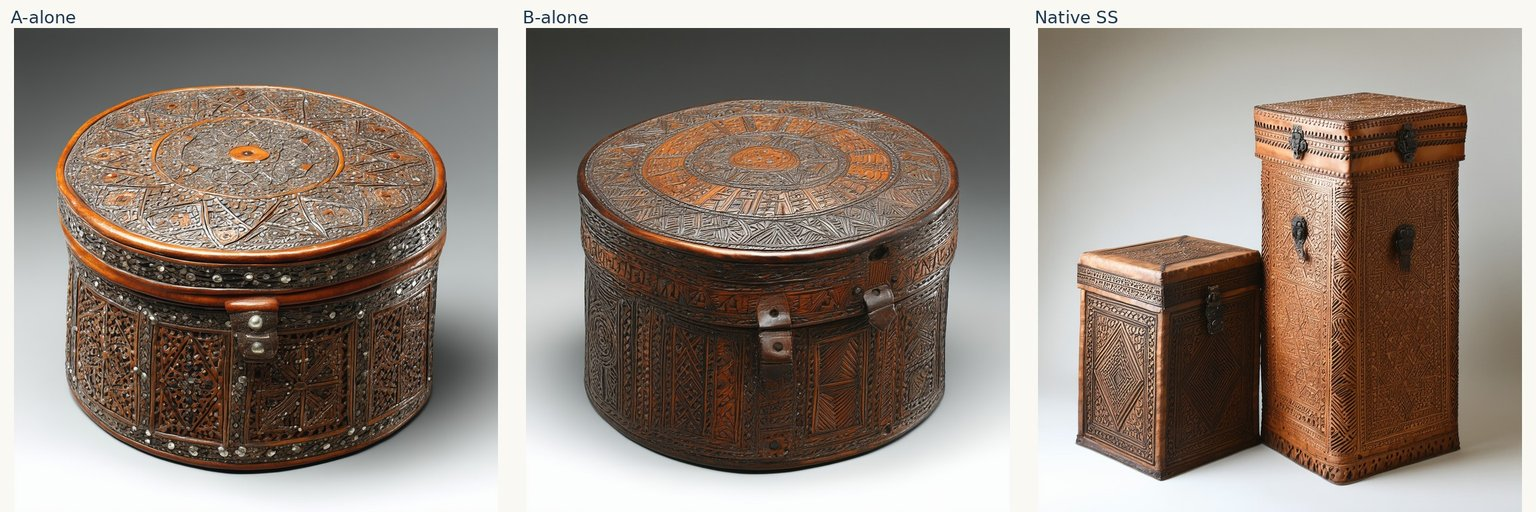
#> input picture data/Blind/2026_8_25_EXP_1/eval_0006.jpg, 1536 x 512 px
$ python make_sidebyside.py --left ../../data/Blind/2026_8_25_EXP_1/eval_0006.jpg --right ../../data/Blind/2026_8_25_EXP_1/eval_0011.jpg --out out.png
#> lines starting #> are read from the running program, lines starting #| are printed output that depends on the picture
"""Side-by-side comparison of two images with labels."""
import argparse
from pathlib import Path

from PIL import Image, ImageDraw, ImageFont


def load_font(size):
    for name in ("arial.ttf", "DejaVuSans.ttf", "segoeui.ttf"):
        try:
            return ImageFont.truetype(name, size)
        except OSError:
            continue
    return ImageFont.load_default()


def main():
    ap = argparse.ArgumentParser()
    ap.add_argument("--left", type=Path, required=True)
    ap.add_argument("--right", type=Path, required=True)
    ap.add_argument("--labels", nargs=2, default=["baseline", "v_fix"])
    ap.add_argument("--out", type=Path, required=True)
    args = ap.parse_args()

    a = Image.open(args.left).convert("RGB")
#> a is the input picture: PIL image 1536x512 RGB; mean R, G, B 147.3, 135.1, 125.5
    b = Image.open(args.right).convert("RGB")
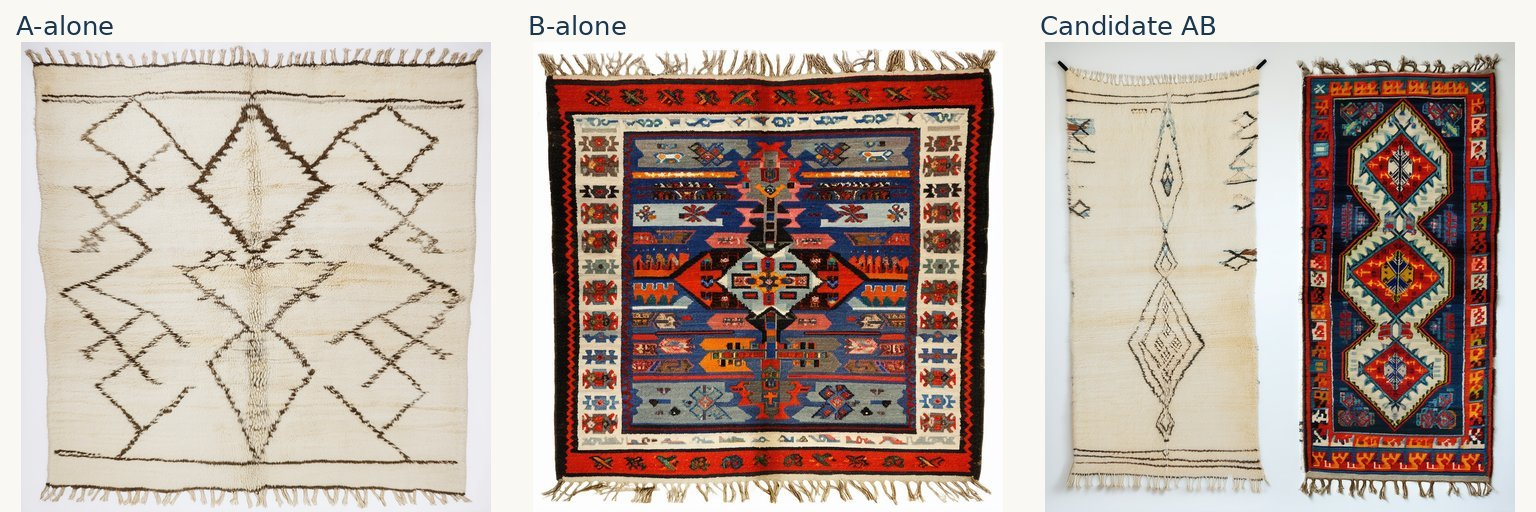
#> input picture data/Blind/2026_8_25_EXP_1/eval_0011.jpg, 1536 x 512 px
#> b is the input picture: PIL image 1536x512 RGB; mean R, G, B 187.4, 171.6, 161.7
    w, h = a.size
#> w = 1536; h = 512
    pad = 16
    label_h = 40
    font = load_font(26)
    canvas = Image.new("RGB", (2 * w + 3 * pad, h + label_h + 2 * pad), "white")
#> canvas: PIL image 3120x584 RGB; every value is 255
    draw = ImageDraw.Draw(canvas)
    draw.text((pad + 8, 8), args.labels[0], fill="black", font=font)
    draw.text((2 * pad + w + 8, 8), args.labels[1], fill="black", font=font)
    canvas.paste(a, (pad, label_h))
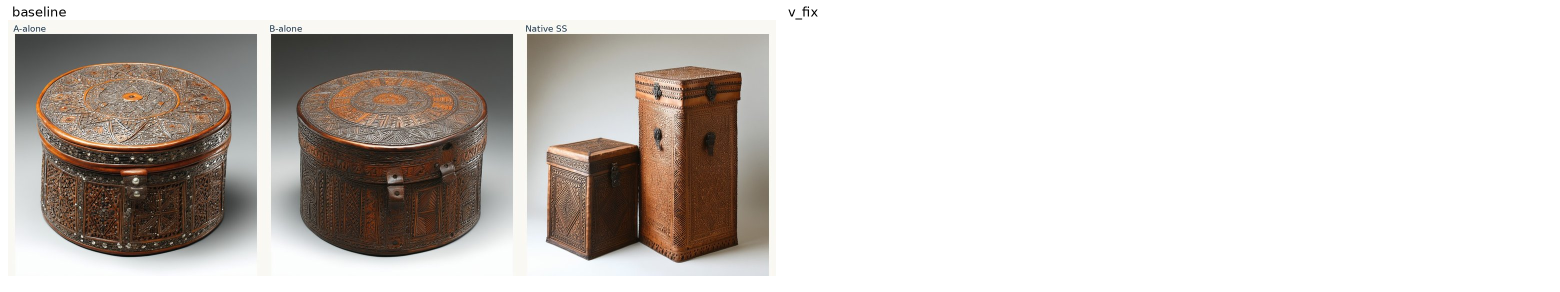
#> canvas: PIL image 3120x584 RGB (shown at 1/2 size); mean R, G, B 208.4, 203.1, 199
    canvas.paste(b, (2 * pad + w, label_h))
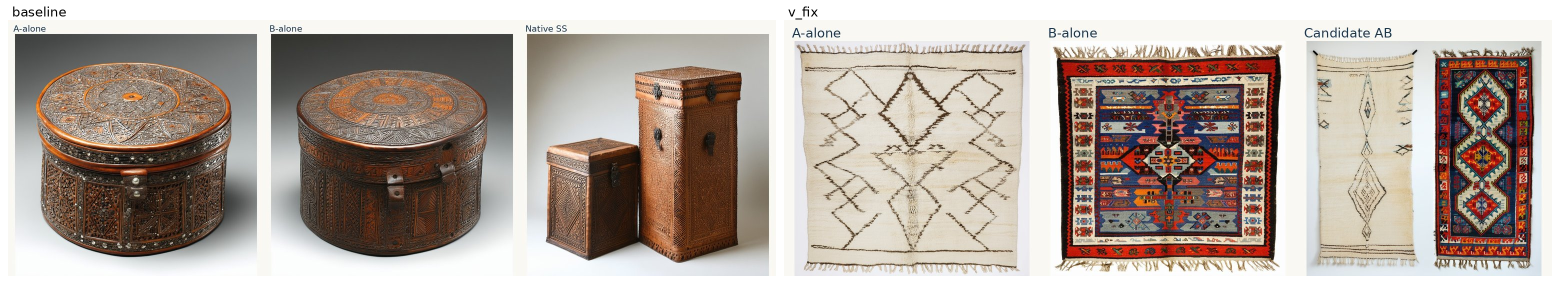
#> canvas: PIL image 3120x584 RGB (shown at 1/2 size); mean R, G, B 179.2, 167.1, 158.7
    args.out.parent.mkdir(parents=True, exist_ok=True)
    canvas.save(args.out)
    print(f"saved {args.out} {canvas.size}")
#| saved out.png (3120, 584)


if __name__ == "__main__":
    main()
